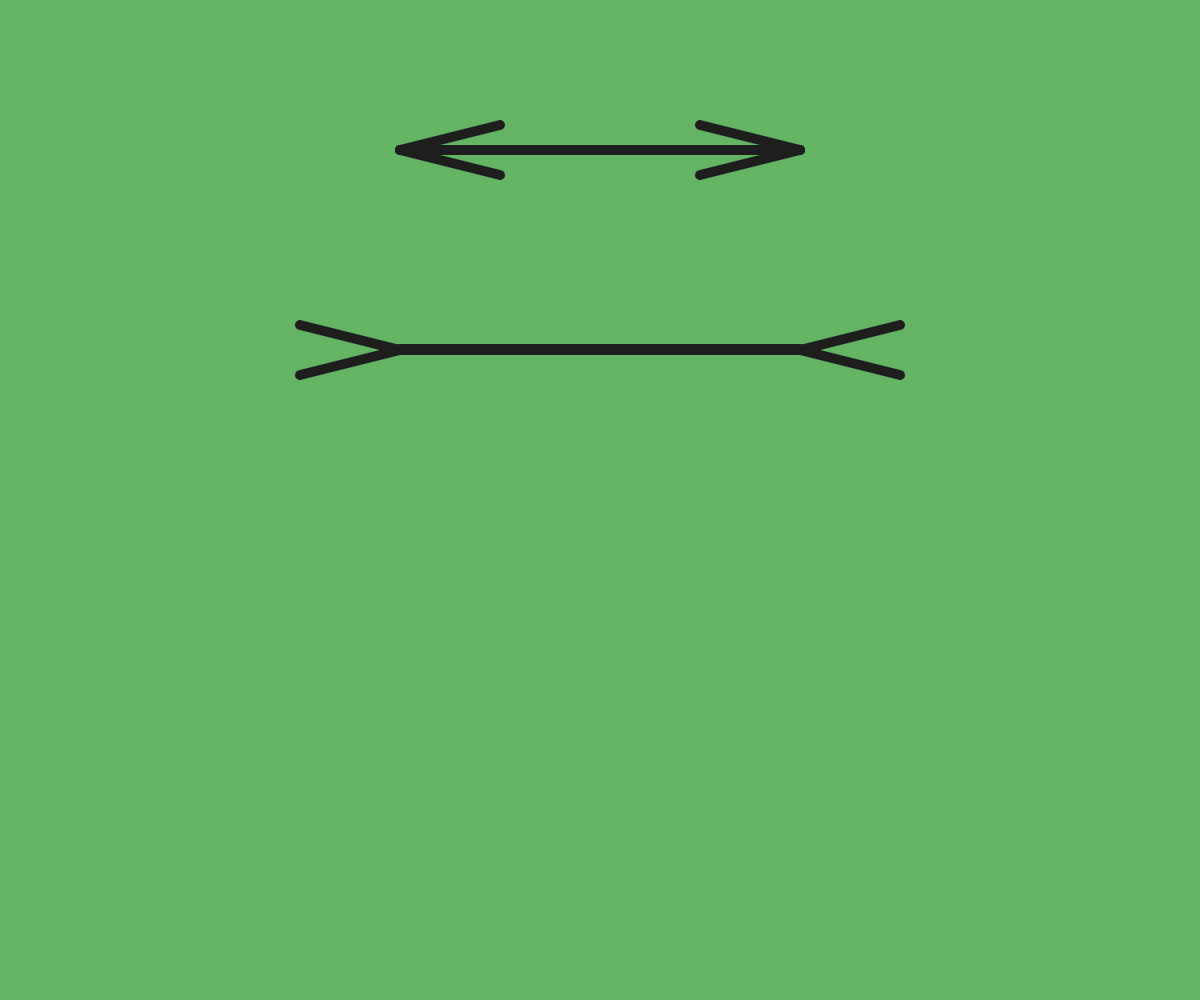
Frame 1 (no input)
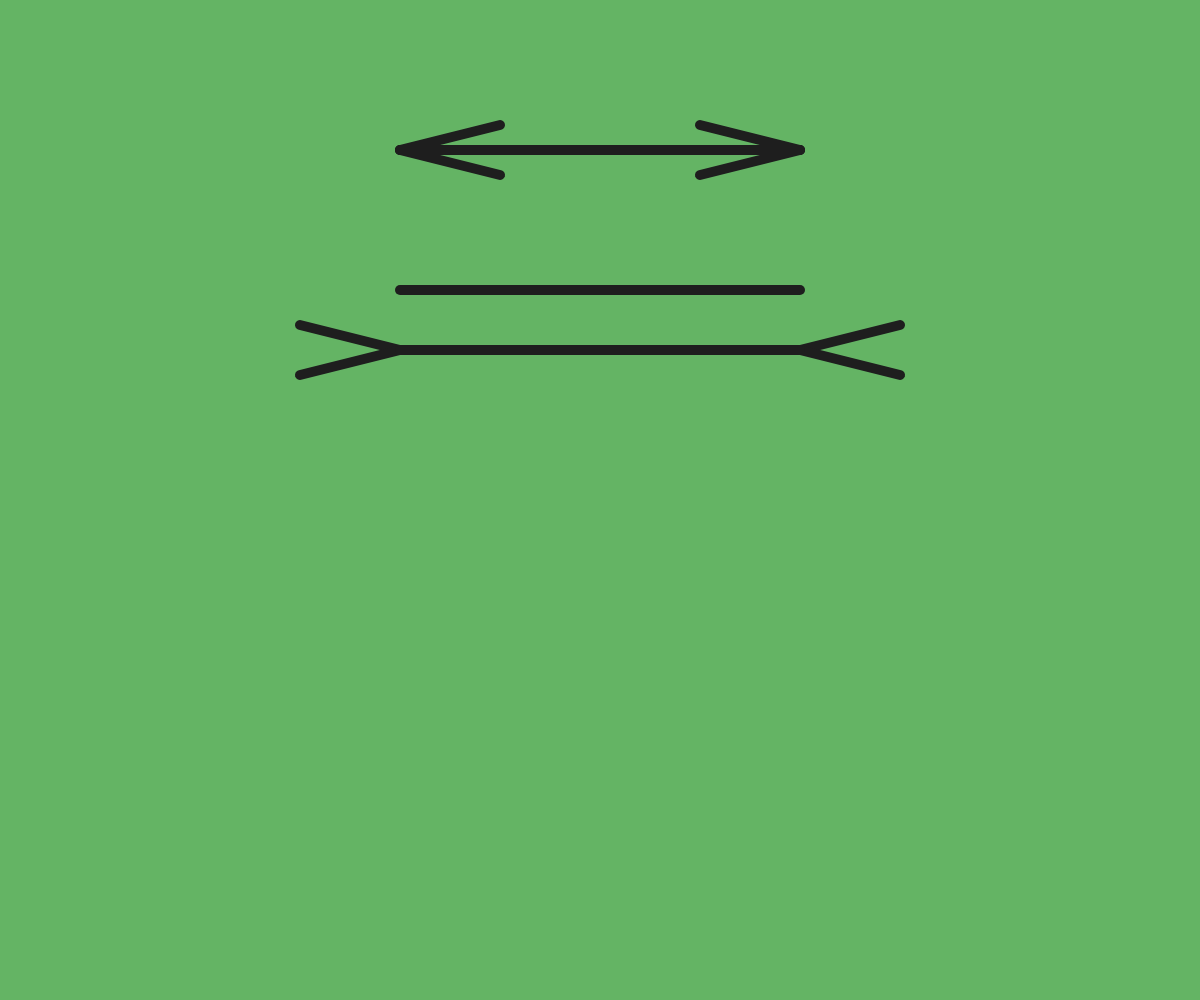
Frame 60 (no input)
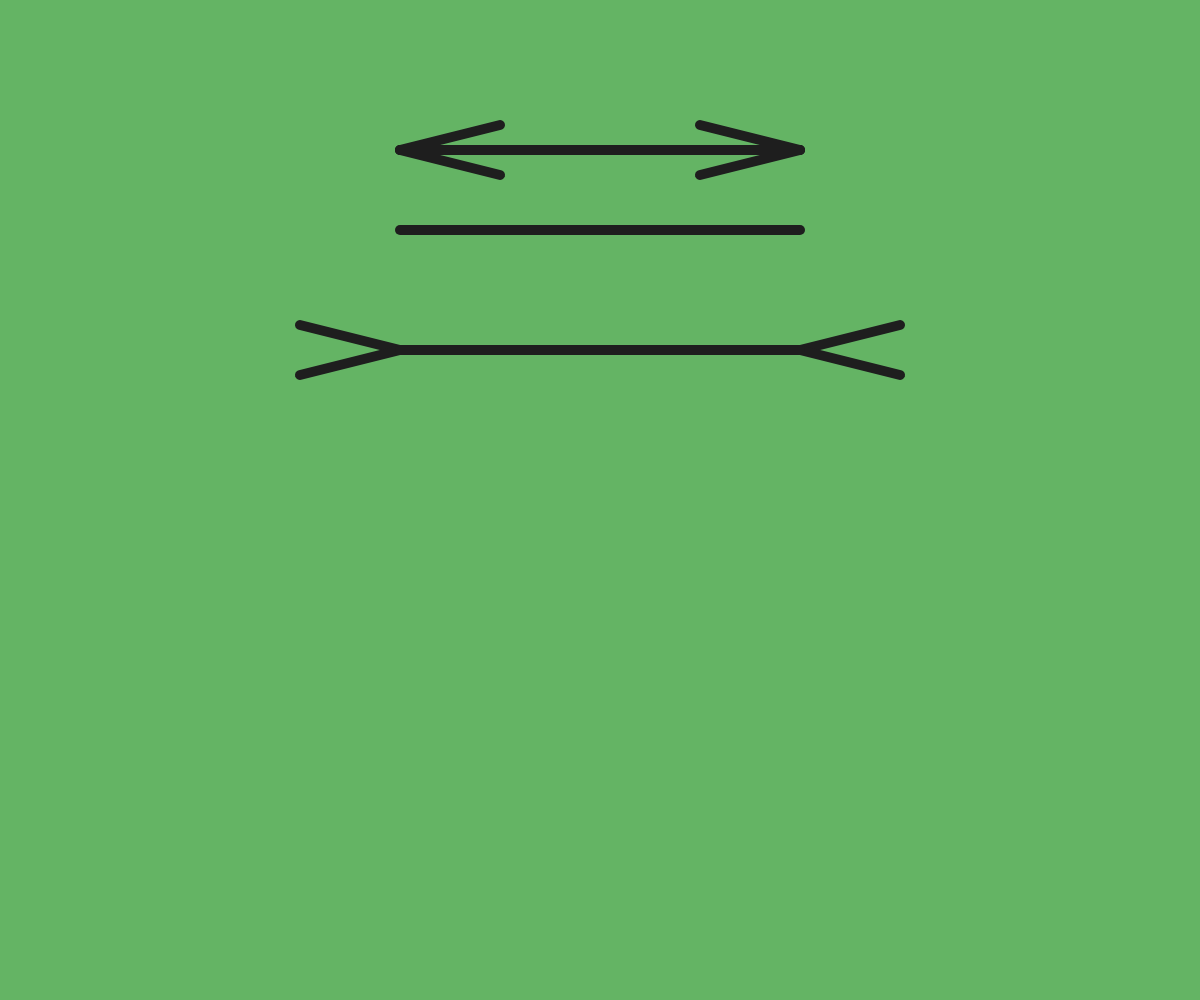
Frame 120 (the mouse pressed at the canvas centre since frame 60)

The p5.js sketch that drew these frames (run headless with seeded random() and noise() and a simulated clock; from frame 60 on, the mouse is pressed at the canvas centre):

// p5.js sketch
// ── sketch.js
// 最終課題を制作しよう
let x;
let count;

function setup(){
  createCanvas(windowWidth, windowHeight);
  count=0;
}
function draw(){
  background(100,180,100);
  stroke(30);
  strokeWeight(10);
  for(let i=0;i<4;i++){
    if(even(i)){
      line(200*i+400,150,100*i+500,175)
    }
    else{line(200*i+200,150,100*i+400,125);
    }
  }
  for(let t=0;t<4;t++){
    if(even(t)){
      line(200*t+400,350,300*t+300,325);
    }
    else{
      line(200*t+200,350,300*t,375);
    }
  }
line(400,150,800,150);
line(400,350,800,350);
count=(count+1)%200;
if(count<200){
x=count
}
else{
  x=-1*count+200
}
line(400,-1*x+350,800,-1*x+350);
}
function even(y){
  return(y%2==0);
}

function windowResized(){
  resizeCanvas(windowWidth,windowHeight);
}
